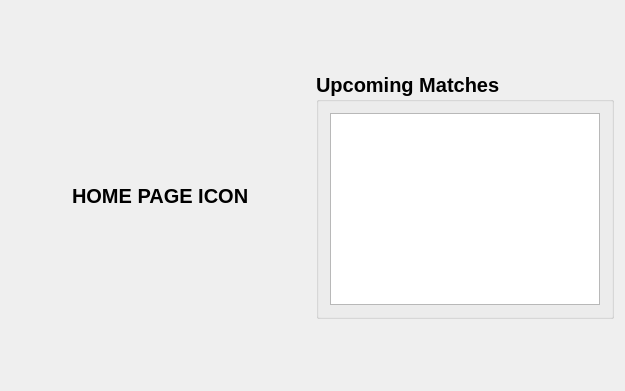
<?xml version="1.0" encoding="UTF-8"?>
<ui version="4.0">
 <class>HomePageClass</class>
 <widget class="QWidget" name="HomePageClass">
  <property name="geometry">
   <rect>
    <x>0</x>
    <y>0</y>
    <width>625</width>
    <height>391</height>
   </rect>
  </property>
  <property name="font">
   <font>
    <pointsize>15</pointsize>
    <bold>true</bold>
   </font>
  </property>
  <property name="windowTitle">
   <string>HomePage</string>
  </property>
  <property name="autoFillBackground">
   <bool>true</bool>
  </property>
  <layout class="QGridLayout" name="gridLayout_4">
   <item row="0" column="0">
    <layout class="QGridLayout" name="gridLayout">
     <item row="1" column="0">
      <layout class="QHBoxLayout" name="horizontalLayout">
       <item>
        <spacer name="horizontalSpacer">
         <property name="orientation">
          <enum>Qt::Orientation::Horizontal</enum>
         </property>
         <property name="sizeHint" stdset="0">
          <size>
           <width>40</width>
           <height>20</height>
          </size>
         </property>
        </spacer>
       </item>
       <item>
        <widget class="QLabel" name="label_IconHomePage">
         <property name="text">
          <string>HOME PAGE ICON</string>
         </property>
        </widget>
       </item>
       <item>
        <spacer name="horizontalSpacer_2">
         <property name="orientation">
          <enum>Qt::Orientation::Horizontal</enum>
         </property>
         <property name="sizeHint" stdset="0">
          <size>
           <width>40</width>
           <height>20</height>
          </size>
         </property>
        </spacer>
       </item>
      </layout>
     </item>
     <item row="2" column="0">
      <spacer name="verticalSpacer_2">
       <property name="orientation">
        <enum>Qt::Orientation::Vertical</enum>
       </property>
       <property name="sizeHint" stdset="0">
        <size>
         <width>20</width>
         <height>40</height>
        </size>
       </property>
      </spacer>
     </item>
     <item row="1" column="1">
      <layout class="QVBoxLayout" name="verticalLayout">
       <item>
        <widget class="QGroupBox" name="groupBox_UpcomingMatches">
         <property name="maximumSize">
          <size>
           <width>16777215</width>
           <height>300</height>
          </size>
         </property>
         <property name="font">
          <font>
           <pointsize>15</pointsize>
           <bold>true</bold>
          </font>
         </property>
         <property name="title">
          <string>Upcoming Matches</string>
         </property>
         <layout class="QGridLayout" name="gridLayout_2">
          <item row="0" column="0">
           <widget class="QListWidget" name="listWidget_UpcomingMatches">
            <property name="maximumSize">
             <size>
              <width>16777215</width>
              <height>200</height>
             </size>
            </property>
            <property name="font">
             <font>
              <pointsize>15</pointsize>
              <bold>true</bold>
              <strikeout>false</strikeout>
              <kerning>false</kerning>
             </font>
            </property>
            <property name="layoutDirection">
             <enum>Qt::LayoutDirection::LeftToRight</enum>
            </property>
            <property name="autoFillBackground">
             <bool>false</bool>
            </property>
            <property name="editTriggers">
             <set>QAbstractItemView::EditTrigger::NoEditTriggers</set>
            </property>
            <property name="alternatingRowColors">
             <bool>true</bool>
            </property>
           </widget>
          </item>
         </layout>
        </widget>
       </item>
      </layout>
     </item>
     <item row="0" column="0">
      <spacer name="verticalSpacer_3">
       <property name="orientation">
        <enum>Qt::Orientation::Vertical</enum>
       </property>
       <property name="sizeHint" stdset="0">
        <size>
         <width>20</width>
         <height>40</height>
        </size>
       </property>
      </spacer>
     </item>
    </layout>
   </item>
  </layout>
 </widget>
 <layoutdefault spacing="6" margin="11"/>
 <resources/>
 <connections/>
</ui>
